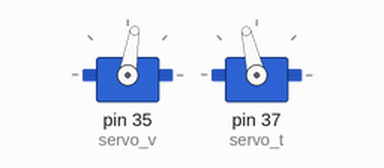
Recording of a program running on a simulated Raspberry Pi (header pin numbers). On the bench: 2 × servo. Servo angles are drawn from the pulse width (0.5 ms = 0°, 2.5 ms = 180°); what the program prints to the terminal is not drawn.

Above: at 5.05 s.
At 8.0 s:
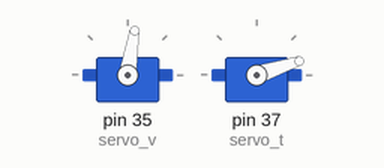
At 9.5 s:
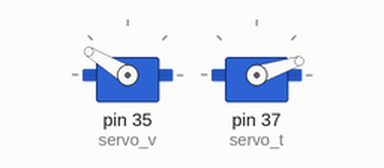
At 11.0 s:
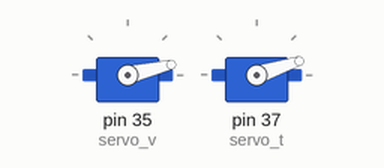
Timing chart, 0 to 12.8 s (numbered marks = the images above):
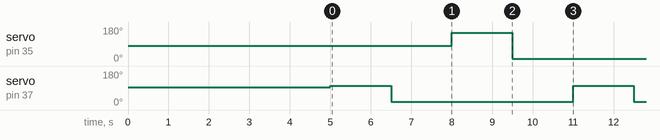

Measured:
- by itself, servo on pin 35 (servo_v): alternates 149° for 1.5 s and 13° for 4.5 s
- by itself, servo on pin 37 (servo_t): alternates 103° for 1.5 s and 18° for 4.5 s

The program:

servo_mg996r.py
```python
import RPi.GPIO as GPIO
import time

GPIO.setmode(GPIO.BOARD)
GPIO.setwarnings(False)
GPIO.setup(37, GPIO.OUT)
GPIO.setup(35, GPIO.OUT)
servo_t= GPIO.PWM(37, 50)  #theta servo     {3.5:0,7:90,12:180}  left center right
servo_v= GPIO.PWM(35, 50)  #vertical servo  {3.5:0,7:90,12:180}  top center bottom


def servo_T(ang):
    if ang<=180 and ang>=0:
        d=float(3.5+0.04722*ang)
        servo_t.start(d)
    else:
        print("Servo_T out of range")


def servo_V(ang):
    if ang<=180 and ang>=0:
        d=float(3.2+0.04202*ang)
        servo_v.start(d)
    else:
        print("Servo_V out of range")


def servo_init():     # initialize the servo_V/T
    servo_V(90)
    servo_T(90)
    time.sleep(1)
    servo_t.start(0)
    servo_v.start(0)
    return [90,90]

def servo_safe():
    servo_V(90)
    servo_T(10)
    time.sleep(1.3)
    servo_silent()

def servo_silent():   # stop arm move or shake
    servo_t.start(0)
    servo_v.start(0)

def servo_silent_V():   # stop arm move or shake
    servo_v.start(0)

def servo_silent_T():   # stop arm move or shake
    servo_t.start(0)

if __name__=='__main__':
    a=servo_init()
    print("MG996R Servo Arm going to move test!!!")
    print(a,type(a))
    time.sleep(4)
    while 1:
        ang=100
        servo_T(ang)
        time.sleep(1.5)
        ang=0
        servo_T(ang)
        time.sleep(1.5)
        ang=180
        servo_V(ang)
        time.sleep(1.5)
        ang=0
        servo_V(ang)
        time.sleep(1.5)
```
